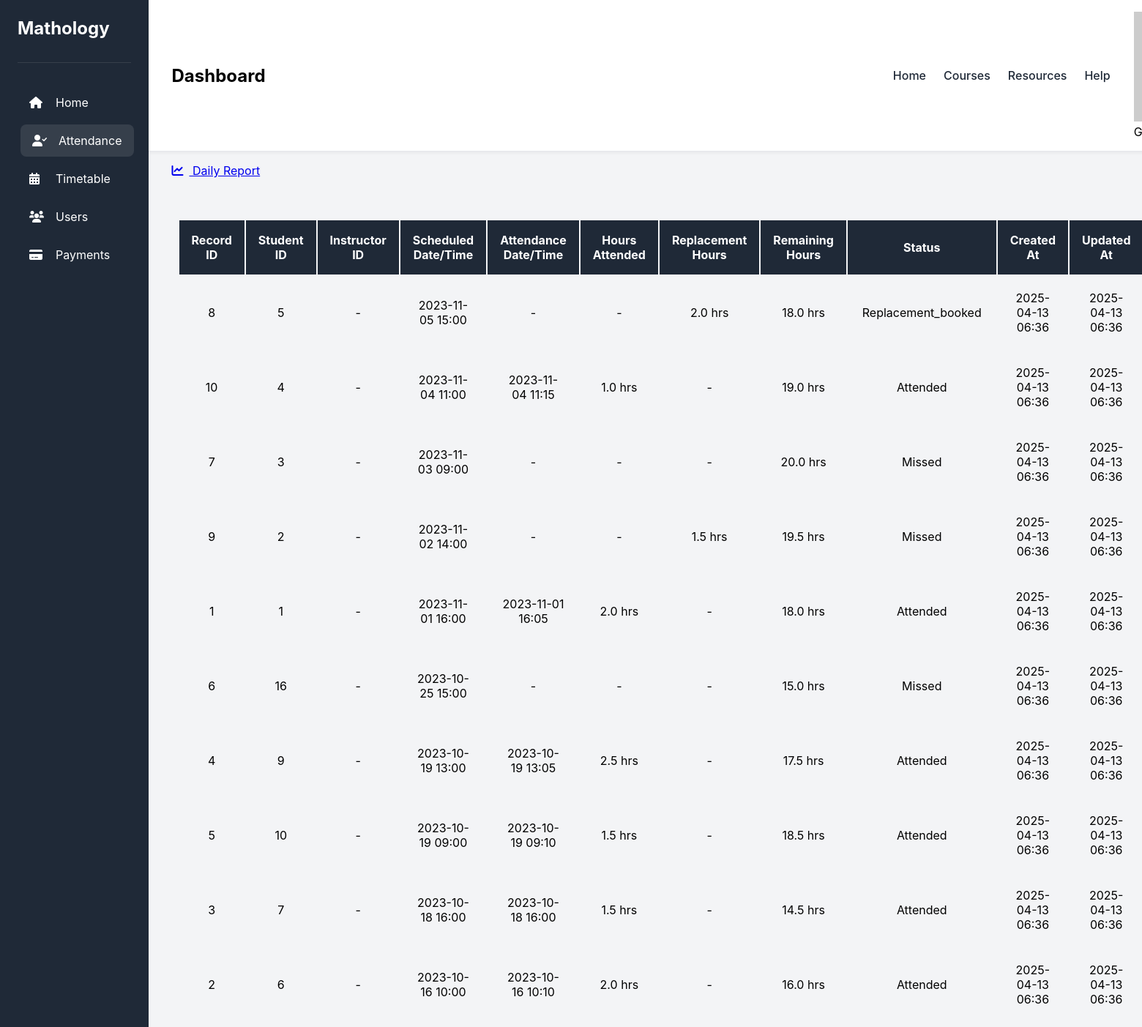
Page /Pages/admin/attendance.php on the committed database.
### tables this page shows
CREATE TABLE `attendance_records` (
  `record_id` int(11) NOT NULL,
  `student_id` int(11) DEFAULT NULL,
  `instructor_id` int(11) DEFAULT NULL,
  `timetable_datetime` datetime NOT NULL COMMENT 'Scheduled date/time of the session',
  `attendance_datetime` datetime DEFAULT NULL COMMENT 'Actual date/time of attendance',
  `hours_attended` decimal(4,1) DEFAULT 0.0 COMMENT 'In 0.5 increments (e.g., 1.5 hours)',
  `hours_replacement` decimal(4,1) DEFAULT 0.0 COMMENT 'Replacement hours booked',
  `hours_remaining` decimal(4,1) DEFAULT 0.0 COMMENT 'Remaining balance (e.g., for packages)',
  `status` enum('attended','missed','replacement_booked') DEFAULT 'attended',
  `created_at` timestamp NOT NULL DEFAULT current_timestamp(),
  `updated_at` timestamp NOT NULL DEFAULT current_timestamp() ON UPDATE current_timestamp(),
  `course` varchar(100) NOT NULL COMMENT 'Course name (matches student/instructor timetable)'
);

### Pages/admin/attendance.php (the view, shortened to what this page needs)
<!DOCTYPE html>
<html lang="en">
<head>
    <link rel="stylesheet" href="../../styles/common.css">
    <link rel="stylesheet" href="../../styles/attendence.css">
    <link rel="stylesheet" href="https://cdnjs.cloudflare.com/ajax/libs/font-awesome/6.0.0/css/all.min.css">
</head>
<body>
    <div class="dashboard-container">
        <?php require("../includes/Aside_Nav.php"); ?>
        <main class="main-content">
            <?php require("../includes/Top_Nav_Bar.php"); ?>
   <div style="padding: 1rem 2rem;">
    <a href="daily_report.php" class="back-btn">
        <i class="fas fa-chart-line" style="margin-right: 8px;"></i> Daily Report
    </a>
</div>
   <?php include '../setting.php'; ?>
   <table class="attendence">
       <tr class="attendance_title">
           <th>Record ID</th>
           <th>Student ID</th>
           <th>Instructor ID</th>
           <th>Scheduled Date/Time</th>
           <th>Attendance Date/Time</th>
           <th>Hours Attended</th>
           <th>Replacement Hours</th>
           <th>Remaining Hours</th>
           <th>Status</th>
           <th>Created At</th>
           <th>Updated At</th>
       </tr>
       <?php
       $sql = "SELECT * FROM attendance_records ORDER BY timetable_datetime DESC";
       $result = $conn->query($sql);
       if ($result && $result->num_rows > 0) {
           while ($row = $result->fetch_assoc()) {
               echo "<tr>";
               echo "<td>" . $row['record_id'] . "</td>";
               echo "<td>" . $row['student_id'] . "</td>";
               echo "<td>" . ($row['instructor_id'] ?? '-') . "</td>";
               echo "<td>" . date("Y-m-d H:i", strtotime($row['timetable_datetime'])) . "</td>";
               echo "<td>" . ($row['attendance_datetime'] ? date("Y-m-d H:i", strtotime($row['attendance_datetime'])) : '-') . "</td>";
               echo "<td>" . ($row['hours_attended'] > 0 ? $row['hours_attended'] . " hrs" : '-') . "</td>";
               echo "<td>" . ($row['hours_replacement'] > 0 ? $row['hours_replacement'] . " hrs" : '-') . "</td>";
               echo "<td>" . $row['hours_remaining'] . " hrs</td>";
               echo "<td>" . ucfirst($row['status']) . "</td>";
               echo "<td>" . date("Y-m-d H:i", strtotime($row['created_at'])) . "</td>";
               echo "<td>" . date("Y-m-d H:i", strtotime($row['updated_at'])) . "</td>";
               echo "</tr>";
           }
       } else {
           echo "<tr><td colspan='12' style='text-align:center;'>No attendance records found.</td></tr>";
       }
       ?>
   </table>
        </main>
    </div>
</body>
</html>

### Styles/common.css (style rules this page uses)
:root { --primary-color: #4f46e5; --secondary-color: #818cf8; --background-color: #f3f4f6; --sidebar-color: #1f2937; --text-color: #1f2937; --text-light: #6b7280; --border-color: #e5e7eb; --white: #ffffff; --event-color-1: #fef3c7; --event-color-2: #dcfce7; --event-color-3: #dbeafe; --transition-speed: 0.3s; }
* { margin: 0; padding: 0; box-sizing: border-box; font-family: 'Inter', sans-serif; }
.dashboard-container { display: flex; min-height: 100vh; }
.main-content { flex: 1; background-color: var(--background-color); display: flex; flex-direction: column; }

### Styles/attendence.css (style rules this page uses)
.attendence { padding : 40px; }
.attendance_title { padding : 20px; text-align: center; background-color: var(--sidebar-color); color: white; }
.attendance_title th { padding:17px; }
td { padding : 20px; text-align: center; }

### rows in the picture
attendance_records: record_id "8", student "5", instructor "-", timetable_datetime "2023-11-05 15:00", hours_replacement "2.0", hours_remaining "18.0", status "Replacement_booked", created_at "2025-04-13 06:36", updated_at "2025-04-13 06:36"
attendance_records: record_id "10", student "4", instructor "-", timetable_datetime "2023-11-04 11:00", attendance_datetime "2023-11-04 11:15", hours_attended "1.0", hours_remaining "19.0", status "Attended", created_at "2025-04-13 06:36", updated_at "2025-04-13 06:36"
attendance_records: record_id "7", student "3", instructor "-", timetable_datetime "2023-11-03 09:00", hours_remaining "20.0", status "Missed", created_at "2025-04-13 06:36", updated_at "2025-04-13 06:36"
attendance_records: record_id "9", student "2", instructor "-", timetable_datetime "2023-11-02 14:00", hours_replacement "1.5", hours_remaining "19.5", status "Missed", created_at "2025-04-13 06:36", updated_at "2025-04-13 06:36"
attendance_records: record_id "1", student "1", instructor "-", timetable_datetime "2023-11-01 16:00", attendance_datetime "2023-11-01 16:05", hours_attended "2.0", hours_remaining "18.0", status "Attended", created_at "2025-04-13 06:36", updated_at "2025-04-13 06:36"
attendance_records: record_id "6", student "16", instructor "-", timetable_datetime "2023-10-25 15:00", hours_remaining "15.0", status "Missed", created_at "2025-04-13 06:36", updated_at "2025-04-13 06:36"
attendance_records: record_id "4", student "9", instructor "-", timetable_datetime "2023-10-19 13:00", attendance_datetime "2023-10-19 13:05", hours_attended "2.5", hours_remaining "17.5", status "Attended", created_at "2025-04-13 06:36", updated_at "2025-04-13 06:36"
attendance_records: record_id "5", student "10", instructor "-", timetable_datetime "2023-10-19 09:00", attendance_datetime "2023-10-19 09:10", hours_attended "1.5", hours_remaining "18.5", status "Attended", created_at "2025-04-13 06:36", updated_at "2025-04-13 06:36"
attendance_records: record_id "3", student "7", instructor "-", timetable_datetime "2023-10-18 16:00", attendance_datetime "2023-10-18 16:00", hours_attended "1.5", hours_remaining "14.5", status "Attended", created_at "2025-04-13 06:36", updated_at "2025-04-13 06:36"
attendance_records: record_id "2", student "6", instructor "-", timetable_datetime "2023-10-16 10:00", attendance_datetime "2023-10-16 10:10", hours_attended "2.0", hours_remaining "16.0", status "Attended", created_at "2025-04-13 06:36", updated_at "2025-04-13 06:36"
